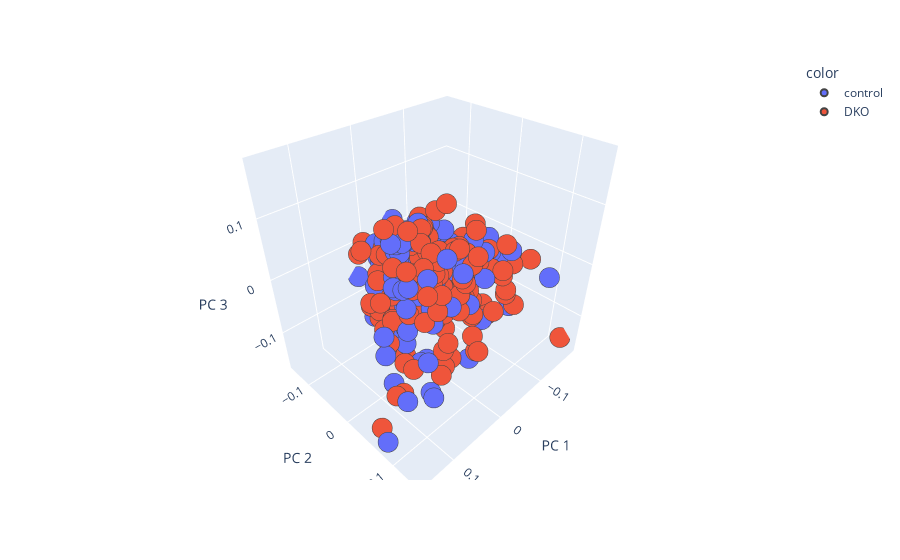

The code cell stored with this chart in its notebook:
### Code cell
PlotlyLLE(df[overlap_metabolites], df['group'], 'group')

### Figure 1 — Plotly figure (JSON) as saved in the notebook; plotly's stock layout.template omitted (floating-point values rounded to 4 significant figures; data arrays with more than 128 entries replaced by an {"elided": "..."} marker saying what was removed)
{"data": [{"hovertemplate": "color=control<br>PC 1=%{x}<br>PC 2=%{y}<br>PC 3=%{z}<extra></extra>", "legendgroup": "control", "marker": {"color": "#636efa", "line": {"width": 2}, "size": 7, "symbol": "circle"}, "mode": "markers", "name": "control", "opacity": 1, "scene": "scene", "showlegend": true, "type": "scatter3d", "x": {"elided": "238 float values"}, "y": {"elided": "238 float values"}, "z": {"elided": "238 float values"}}, {"hovertemplate": "color=DKO<br>PC 1=%{x}<br>PC 2=%{y}<br>PC 3=%{z}<extra></extra>", "legendgroup": "DKO", "marker": {"color": "#EF553B", "line": {"width": 2}, "size": 7, "symbol": "circle"}, "mode": "markers", "name": "DKO", "opacity": 1, "scene": "scene", "showlegend": true, "type": "scatter3d", "x": {"elided": "221 float values"}, "y": {"elided": "221 float values"}, "z": {"elided": "221 float values"}}], "layout": {"legend": {"title": {"text": "color"}, "tracegroupgap": 0}, "margin": {"t": 60}, "scene": {"domain": {"x": [0, 1], "y": [0, 1]}, "xaxis": {"title": {"text": "PC 1"}}, "yaxis": {"title": {"text": "PC 2"}}, "zaxis": {"title": {"text": "PC 3"}}}}}
